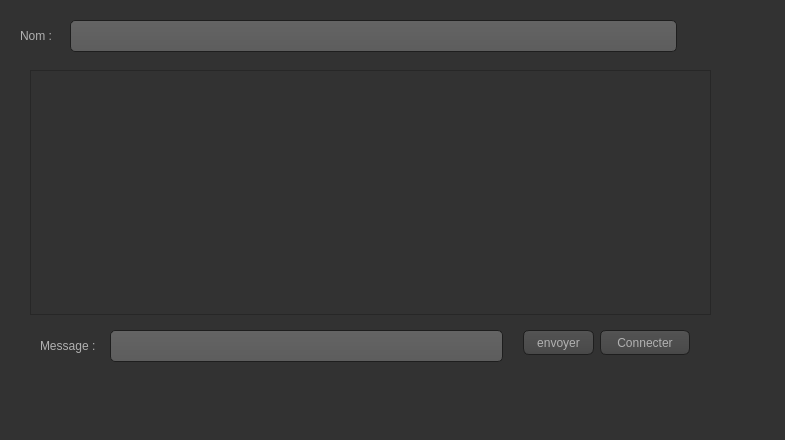
<?xml version="1.0" encoding="UTF-8"?>
<ui version="4.0">
 <class>MessengerClient</class>
 <widget class="QDialog" name="MessengerClient">
  <property name="geometry">
   <rect>
    <x>0</x>
    <y>0</y>
    <width>785</width>
    <height>440</height>
   </rect>
  </property>
  <property name="windowTitle">
   <string>Dialog</string>
  </property>
  <property name="styleSheet">
   <string notr="true">QCheckBox::indicator:checked, QRadioButton::indicator:checked
{
    border: 1px solid #444;
       background-color: #3995D7;
}


QToolTip
{
     border: 1px solid black;
     background-color:#3995D7;
     padding: 1px;
     border-radius: 3px;
     opacity: 100;
}

QWidget
{
    color: #b1b1b1;
    background-color: #323232;
}

QWidget:item:hover
{
    background-color: QLinearGradient( x1: 0, y1: 0, x2: 0, y2: 1, stop: 0#3995D7, stop: 1 #ca0619);
    color: #000000;
}

QWidget:item:selected
{
    background-color: QLinearGradient( x1: 0, y1: 0, x2: 0, y2: 1, stop: 0#3995D7, stop: 1 #d7801a);
}

QMenuBar::item
{
    background: transparent;
}

QMenuBar::item:selected
{
    background: transparent;
    border: 1px solid#3995D7;
}

QMenuBar::item:pressed
{
    background: #444;
    border: 1px solid #000;
    background-color: QLinearGradient(
        x1:0, y1:0,
        x2:0, y2:1,
        stop:1 #212121,
        stop:0.4 #343434/*,
        stop:0.2 #343434,
        stop:0.1#3995D7*/
    );
    margin-bottom:-1px;
    padding-bottom:1px;
}

QMenu
{
    border: 1px solid #000;
}

QMenu::item
{
    padding: 2px 20px 2px 20px;
}

QMenu::item:selected
{
    color: #000000;
}

QWidget:disabled
{
    color: #404040;
    background-color: #323232;
}

QAbstractItemView
{
    background-color: QLinearGradient( x1: 0, y1: 0, x2: 0, y2: 1, stop: 0 #4d4d4d, stop: 0.1 #646464, stop: 1 #5d5d5d);
}

QWidget:focus
{
    /*border: 2px solid QLinearGradient( x1: 0, y1: 0, x2: 0, y2: 1, stop: 0#3995D7, stop: 1 #d7801a);*/
}

QLineEdit
{
    background-color: QLinearGradient( x1: 0, y1: 0, x2: 0, y2: 1, stop: 0 #4d4d4d, stop: 0 #646464, stop: 1 #5d5d5d);
    padding: 1px;
    border-style: solid;
    border: 1px solid #1e1e1e;
    border-radius: 5;
}

QPushButton
{
    color: #b1b1b1;
    background-color: QLinearGradient( x1: 0, y1: 0, x2: 0, y2: 1, stop: 0 #565656, stop: 0.1 #525252, stop: 0.5 #4e4e4e, stop: 0.9 #4a4a4a, stop: 1 #464646);
    border-width: 1px;
    border-color: #1e1e1e;
    border-style: solid;
    border-radius: 6;
    padding: 3px;
    font-size: 12px;
    padding-left: 5px;
    padding-right: 5px;
}

QPushButton:pressed
{
    background-color: QLinearGradient( x1: 0, y1: 0, x2: 0, y2: 1, stop: 0 #2d2d2d, stop: 0.1 #2b2b2b, stop: 0.5 #292929, stop: 0.9 #282828, stop: 1 #252525);
}

QComboBox
{
    selection-background-color:#3995D7;
    background-color: QLinearGradient( x1: 0, y1: 0, x2: 0, y2: 1, stop: 0 #565656, stop: 0.1 #525252, stop: 0.5 #4e4e4e, stop: 0.9 #4a4a4a, stop: 1 #464646);
    border-style: solid;
    border: 1px solid #1e1e1e;
    border-radius: 5;
}

QComboBox:hover,QPushButton:hover
{
    border: 2px solid QLinearGradient( x1: 0, y1: 0, x2: 0, y2: 1, stop: 0#3995D7, stop: 1 #3995D7);
}


QComboBox:on
{
    padding-top: 3px;
    padding-left: 4px;
    background-color: QLinearGradient( x1: 0, y1: 0, x2: 0, y2: 1, stop: 0 #2d2d2d, stop: 0.1 #2b2b2b, stop: 0.5 #292929, stop: 0.9 #282828, stop: 1 #252525);
    selection-background-color:#3995D7;
}

QComboBox QAbstractItemView
{
    border: 2px solid darkgray;
    selection-background-color: QLinearGradient( x1: 0, y1: 0, x2: 0, y2: 1, stop: 0#3995D7, stop: 1 #d7801a);
}

QComboBox::drop-down
{
     subcontrol-origin: padding;
     subcontrol-position: top right;
     width: 15px;

     border-left-width: 0px;
     border-left-color: darkgray;
     border-left-style: solid; /* just a single line */
     border-top-right-radius: 3px; /* same radius as the QComboBox */
     border-bottom-right-radius: 3px;
 }

QComboBox::down-arrow
{
     image: url(:/down_arrow.png);
}

QGroupBox:focus
{
border: 2px solid QLinearGradient( x1: 0, y1: 0, x2: 0, y2: 1, stop: 0#3995D7, stop: 1 #d7801a);
}

QTextEdit:focus
{
    border: 2px solid QLinearGradient( x1: 0, y1: 0, x2: 0, y2: 1, stop: 0#3995D7, stop: 1 #d7801a);
}

QScrollBar:horizontal {
     border: 1px solid #222222;
     background: QLinearGradient( x1: 0, y1: 0, x2: 0, y2: 1, stop: 0.0 #121212, stop: 0.2 #282828, stop: 1 #484848);
     height: 7px;
     margin: 0px 16px 0 16px;
}

QScrollBar::handle:horizontal
{
      background: QLinearGradient( x1: 0, y1: 0, x2: 1, y2: 0, stop: 0#3995D7, stop: 0.5 #d7801a, stop: 1#3995D7);
      min-height: 20px;
      border-radius: 2px;
}

QScrollBar::add-line:horizontal {
      border: 1px solid #1b1b19;
      border-radius: 2px;
      background: QLinearGradient( x1: 0, y1: 0, x2: 1, y2: 0, stop: 0#3995D7, stop: 1 #d7801a);
      width: 14px;
      subcontrol-position: right;
      subcontrol-origin: margin;
}

QScrollBar::sub-line:horizontal {
      border: 1px solid #1b1b19;
      border-radius: 2px;
      background: QLinearGradient( x1: 0, y1: 0, x2: 1, y2: 0, stop: 0#3995D7, stop: 1 #d7801a);
      width: 14px;
     subcontrol-position: left;
     subcontrol-origin: margin;
}

QScrollBar::right-arrow:horizontal, QScrollBar::left-arrow:horizontal
{
      border: 1px solid black;
      width: 1px;
      height: 1px;
      background: white;
}

QScrollBar::add-page:horizontal, QScrollBar::sub-page:horizontal
{
      background: none;
}

QScrollBar:vertical
{
      background: QLinearGradient( x1: 0, y1: 0, x2: 1, y2: 0, stop: 0.0 #121212, stop: 0.2 #282828, stop: 1 #484848);
      width: 7px;
      margin: 16px 0 16px 0;
      border: 1px solid #222222;
}

QScrollBar::handle:vertical
{
      background: QLinearGradient( x1: 0, y1: 0, x2: 0, y2: 1, stop: 0#3995D7, stop: 0.5 #d7801a, stop: 1#3995D7);
      min-height: 20px;
      border-radius: 2px;
}

QScrollBar::add-line:vertical
{
      border: 1px solid #1b1b19;
      border-radius: 2px;
      background: QLinearGradient( x1: 0, y1: 0, x2: 0, y2: 1, stop: 0#3995D7, stop: 1 #d7801a);
      height: 14px;
      subcontrol-position: bottom;
      subcontrol-origin: margin;
}

QScrollBar::sub-line:vertical
{
      border: 1px solid #1b1b19;
      border-radius: 2px;
      background: QLinearGradient( x1: 0, y1: 0, x2: 0, y2: 1, stop: 0 #d7801a, stop: 1#3995D7);
      height: 14px;
      subcontrol-position: top;
      subcontrol-origin: margin;
}

QScrollBar::up-arrow:vertical, QScrollBar::down-arrow:vertical
{
      border: 1px solid black;
      width: 1px;
      height: 1px;
      background: white;
}


QScrollBar::add-page:vertical, QScrollBar::sub-page:vertical
{
      background: none;
}

QTextEdit
{
    background-color: #242424;
}

QPlainTextEdit
{
    background-color: #242424;
}

QHeaderView::section
{
    background-color: QLinearGradient(x1:0, y1:0, x2:0, y2:1, stop:0 #616161, stop: 0.5 #505050, stop: 0.6 #434343, stop:1 #656565);
    color: white;
    padding-left: 4px;
    border: 1px solid #6c6c6c;
}

QCheckBox:disabled
{
color: #414141;
}

QDockWidget::title
{
    text-align: center;
    spacing: 3px; /* spacing between items in the tool bar */
    background-color: QLinearGradient(x1:0, y1:0, x2:0, y2:1, stop:0 #323232, stop: 0.5 #242424, stop:1 #323232);
}

QDockWidget::close-button, QDockWidget::float-button
{
    text-align: center;
    spacing: 1px; /* spacing between items in the tool bar */
    background-color: QLinearGradient(x1:0, y1:0, x2:0, y2:1, stop:0 #323232, stop: 0.5 #242424, stop:1 #323232);
}

QDockWidget::close-button:hover, QDockWidget::float-button:hover
{
    background: #242424;
}

QDockWidget::close-button:pressed, QDockWidget::float-button:pressed
{
    padding: 1px -1px -1px 1px;
}

QMainWindow::separator
{
    background-color: QLinearGradient(x1:0, y1:0, x2:0, y2:1, stop:0 #161616, stop: 0.5 #151515, stop: 0.6 #212121, stop:1 #343434);
    color: white;
    padding-left: 4px;
    border: 1px solid #4c4c4c;
    spacing: 3px; /* spacing between items in the tool bar */
}

QMainWindow::separator:hover
{

    background-color: QLinearGradient(x1:0, y1:0, x2:0, y2:1, stop:0 #d7801a, stop:0.5 #b56c17 stop:1#3995D7);
    color: white;
    padding-left: 4px;
    border: 1px solid #6c6c6c;
    spacing: 3px; /* spacing between items in the tool bar */
}

QToolBar::handle
{
     spacing: 3px; /* spacing between items in the tool bar */
     background: url(:/images/handle.png);
}

QMenu::separator
{
    height: 2px;
    background-color: QLinearGradient(x1:0, y1:0, x2:0, y2:1, stop:0 #161616, stop: 0.5 #151515, stop: 0.6 #212121, stop:1 #343434);
    color: white;
    padding-left: 4px;
    margin-left: 10px;
    margin-right: 5px;
}

QProgressBar
{
    border: 2px solid grey;
    border-radius: 5px;
    text-align: center;
}

QProgressBar::chunk
{
    background-color:#3995D7;
    width: 2.15px;
    margin: 0.5px;
}

QTabBar::tab {
    color: #b1b1b1;
    border: 1px solid #444;
    border-bottom-style: none;
    background-color: #323232;
    padding-left: 10px;
    padding-right: 10px;
    padding-top: 3px;
    padding-bottom: 2px;
    margin-right: -1px;
}

QTabWidget::pane {
    border: 1px solid #444;
    top: 1px;
}

QTabBar::tab:last
{
    margin-right: 0; /* the last selected tab has nothing to overlap with on the right */
    border-top-right-radius: 3px;
}

QTabBar::tab:first:!selected
{
 margin-left: 0px; /* the last selected tab has nothing to overlap with on the right */


    border-top-left-radius: 3px;
}

QTabBar::tab:!selected
{
    color: #b1b1b1;
    border-bottom-style: solid;
    margin-top: 3px;
    background-color: QLinearGradient(x1:0, y1:0, x2:0, y2:1, stop:1 #212121, stop:.4 #343434);
}

QTabBar::tab:selected
{
    border-top-left-radius: 3px;
    border-top-right-radius: 3px;
    margin-bottom: 0px;
}

QTabBar::tab:!selected:hover
{
    /*border-top: 2px solid#3995D7;
    padding-bottom: 3px;*/
    border-top-left-radius: 3px;
    border-top-right-radius: 3px;
    background-color: QLinearGradient(x1:0, y1:0, x2:0, y2:1, stop:1 #212121, stop:0.4 #343434, stop:0.2 #343434, stop:0.1#3995D7);
}

QRadioButton::indicator:checked, QRadioButton::indicator:unchecked{
    color: #b1b1b1;
    background-color: #323232;
    border: 1px solid #b1b1b1;
    border-radius: 6px;
}

QRadioButton::indicator:checked
{
    background-color: qradialgradient(
        cx: 0.5, cy: 0.5,
        fx: 0.5, fy: 0.5,
        radius: 1.0,
        stop: 0.25#3995D7,
        stop: 0.3 #323232
    );
}

QCheckBox::indicator{
    color: #b1b1b1;
    background-color: #323232;
    border: 1px solid #b1b1b1;
    width: 9px;
    height: 9px;
}

QRadioButton::indicator
{
    border-radius: 6px;
}

QRadioButton::indicator:hover, QCheckBox::indicator:hover
{
    border: 1px solid#3995D7;
}

QCheckBox::indicator:checked
{
    image:url(:/images/checkbox.png);
}

QCheckBox::indicator:disabled, QRadioButton::indicator:disabled
{
    border: 1px solid #444;
}</string>
  </property>
  <widget class="QTextEdit" name="textEdit">
   <property name="enabled">
    <bool>false</bool>
   </property>
   <property name="geometry">
    <rect>
     <x>30</x>
     <y>70</y>
     <width>681</width>
     <height>245</height>
    </rect>
   </property>
   <property name="cursor" stdset="0">
    <cursorShape>IBeamCursor</cursorShape>
   </property>
   <property name="styleSheet">
    <string notr="true">color: rgb(255, 255, 255);</string>
   </property>
  </widget>
  <widget class="QPushButton" name="Bind">
   <property name="geometry">
    <rect>
     <x>600</x>
     <y>330</y>
     <width>90</width>
     <height>25</height>
    </rect>
   </property>
   <property name="cursor">
    <cursorShape>PointingHandCursor</cursorShape>
   </property>
   <property name="text">
    <string>Connecter</string>
   </property>
  </widget>
  <widget class="QPushButton" name="Envoyer">
   <property name="geometry">
    <rect>
     <x>523</x>
     <y>330</y>
     <width>71</width>
     <height>25</height>
    </rect>
   </property>
   <property name="cursor">
    <cursorShape>PointingHandCursor</cursorShape>
   </property>
   <property name="text">
    <string>envoyer</string>
   </property>
  </widget>
  <widget class="QLineEdit" name="Message">
   <property name="geometry">
    <rect>
     <x>110</x>
     <y>330</y>
     <width>393</width>
     <height>32</height>
    </rect>
   </property>
  </widget>
  <widget class="QLabel" name="label_3">
   <property name="geometry">
    <rect>
     <x>20</x>
     <y>20</y>
     <width>66</width>
     <height>32</height>
    </rect>
   </property>
   <property name="styleSheet">
    <string notr="true">background: transparent;</string>
   </property>
   <property name="text">
    <string>Nom :</string>
   </property>
  </widget>
  <widget class="QLabel" name="label_4">
   <property name="geometry">
    <rect>
     <x>40</x>
     <y>330</y>
     <width>107</width>
     <height>32</height>
    </rect>
   </property>
   <property name="styleSheet">
    <string notr="true">background: transparent;</string>
   </property>
   <property name="text">
    <string>Message :</string>
   </property>
  </widget>
  <widget class="QLineEdit" name="NomAgent_2">
   <property name="geometry">
    <rect>
     <x>70</x>
     <y>20</y>
     <width>607</width>
     <height>32</height>
    </rect>
   </property>
  </widget>
 </widget>
 <resources/>
 <connections/>
</ui>
